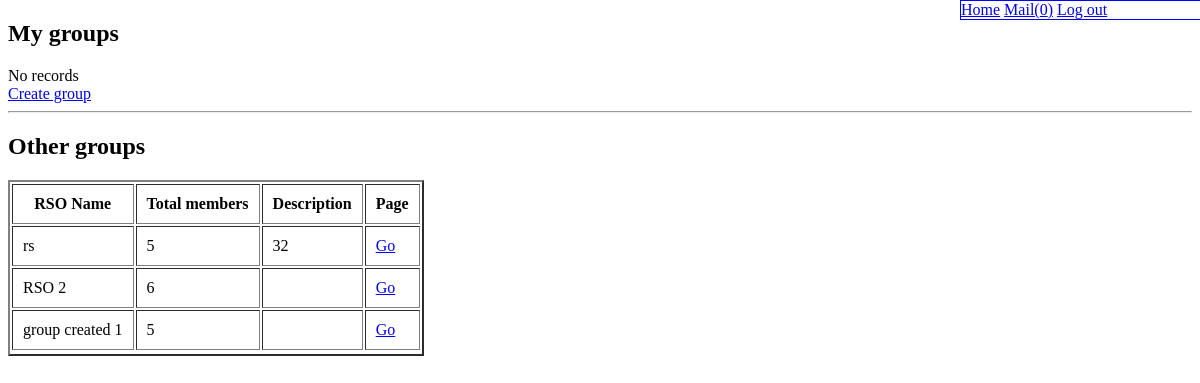
Page /rso.php on the committed database.
### tables this page shows
CREATE TABLE IF NOT EXISTS `rso` (
`rid` int(11) NOT NULL,
  `name` varchar(255) DEFAULT NULL,
  `description` varchar(10000) DEFAULT NULL,
  `joinable` bit(1) NOT NULL,
  `rtid` int(11) DEFAULT NULL
);

### db/security.php (called while the page is built)
<?php
function escape($string) {
	return htmlentities(trim($string), ENT_QUOTES, 'UTF-8');
}

### rso.php (the view, shortened to what this page needs)
<?php
require 'db/connect.php';
require 'db/security.php';
require 'mysql_functions.php';
if(!empty($_COOKIE)){
	$email = trim($_COOKIE['user']);
	$temp = $db->query("SELECT * FROM rso_member_list
		LEFT JOIN rso ON rso_member_list.rid = rso.rid
		LEFT JOIN (SELECT COUNT(rid) as members, rid from rso_member_list
			where (rso_member_list.rid) IN (SELECT rid FROM rso) group by rid ) as r ON rso.rid = r.rid
		LEFT JOIN rso_type ON rso.rtid = rso_type.rtid
		WHERE (email) = '" . $email . "'");
	$user_rso_list = $temp->fetch_all(MYSQLI_ASSOC);
	$temp = $db->query("SELECT * FROM rso
	LEFT JOIN (SELECT COUNT(rid) as members, rid from rso_member_list
		where (rso_member_list.rid) IN (SELECT rid FROM rso) group by rid ) as r ON rso.rid = r.rid
	LEFT JOIN rso_type ON rso.rtid = rso_type.rtid
	WHERE (r.members) > 4 && NOT EXISTS
		(SELECT * FROM rso_member_list WHERE (email) = '" . $email . "' && (rid) = (rso.rid)) ");
	$rso_list = $temp->fetch_all(MYSQLI_ASSOC);
} else {
	echo 'session timed out';
	header("Location:index.php?result=time_out");
}
?>
<!doctype html PUBLIC "-//W3C//DTD XHTML 1.0 Transitional//EN"
"http://www.w3.org/TR/xhtml1/DTD/xhtml1-transitional.dtd">
<html>
<head>
	<link rel="stylesheet" type="text/css" href="pagestyle.css">
</head>
<body>
<h2>My groups</h2>
	<?php
		if(!count($user_rso_list)) {
			echo 'No records<br>'; ?>
			<a href="rso_create.php">Create group</a><br>
	<?php
		}
	?>
	<hr>
	<h2>Other groups</h2>
	<?php
	if (!count($rso_list)){
		echo 'No records';
	} else {
	?>
	<table border="2px" cellpadding="10">
		<thead>
			<tr>
				<th> RSO Name</th>
				<th> Total members </th>
				<th> Description </th>
				<th> Page </th>
			</tr>
		</thead>
		<tbody>
			<?php
				foreach($rso_list as $r){
			?>
			<tr>
				<td><?php echo escape($r['name']); ?></td>
				<td><?php echo escape($r['members']); ?></td>
				<td><?php echo escape($r['description']); ?></td>
				<td><a href="rso_page.php?rso=<?php echo escape($r['rid']); ?>"/>Go</td>
			</tr>
			<?php
				}
			?>
		</tbody>
	</table>
	<?php
	}
	?>
</body>
</html>

### rows in the picture
rso: name "rs", members "5", description "32"
rso: name "RSO 2", members "6"
rso: name "group created 1", members "5"

### other values in the picture
$inbox "0"
